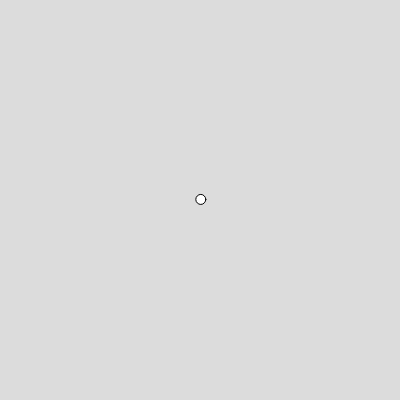
Frame 1 (no input)
Frame 60 (no input): blank canvas, image omitted
Frame 120 (the mouse pressed at the canvas centre since frame 60): blank canvas, image omitted

The p5.js sketch that drew this single still picture (run headless with seeded random() and noise() and a simulated clock; from frame 60 on, the mouse is pressed at the canvas centre):

// p5.js sketch
// ── sketch.js
let pos;
let vel;
let acc;

function setup() {
  createCanvas(400, 400);
  pos = createVector(width/2, height/2)
  vel = createVector(0, 0)
  acc = p5.Vector.random2D();
}

function draw() {
  background(220);
  vel.add(acc);
  pos.add(vel);
  ellipse(pos.x, pos.y, 10, 10);
}
